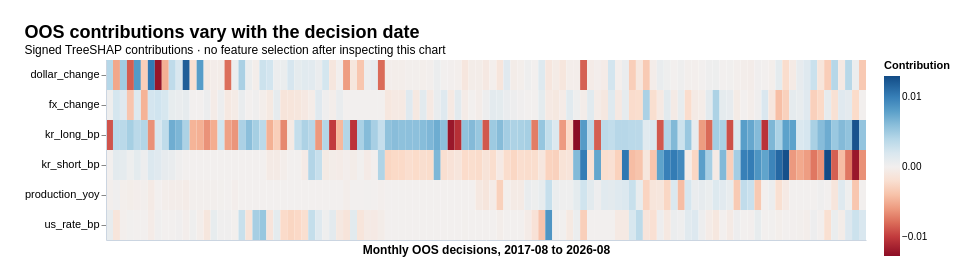

Vega-Lite specification for this chart:
### Vega-Lite specification from a JSON file in a GitHub repository (floating-point values rounded to 4 significant figures; data arrays with more than 128 entries replaced by an {"elided": "..."} marker saying what was removed)
{"title": {"text": "OOS contributions vary with the decision date", "subtitle": "Signed TreeSHAP contributions · no feature selection after inspecting this chart"}, "data": {"values": {"elided": "654 records"}}, "width": 760, "height": 180, "mark": "rect", "encoding": {"x": {"field": "date", "type": "ordinal", "axis": {"labels": false, "ticks": false}, "title": "Monthly OOS decisions, 2017-08 to 2026-08"}, "y": {"field": "feature", "type": "nominal", "title": null}, "color": {"field": "shap", "type": "quantitative", "scale": {"scheme": "redblue", "domainMid": 0}, "legend": {"title": "Contribution"}}}, "background": "#ffffff", "padding": 24, "config": {"font": "Arial", "title": {"fontSize": 18, "anchor": "start"}, "axis": {"labelFontSize": 11, "titleFontSize": 12, "gridColor": "#e5eaf0", "domainColor": "#cbd5e1"}, "view": {"stroke": null}}}
